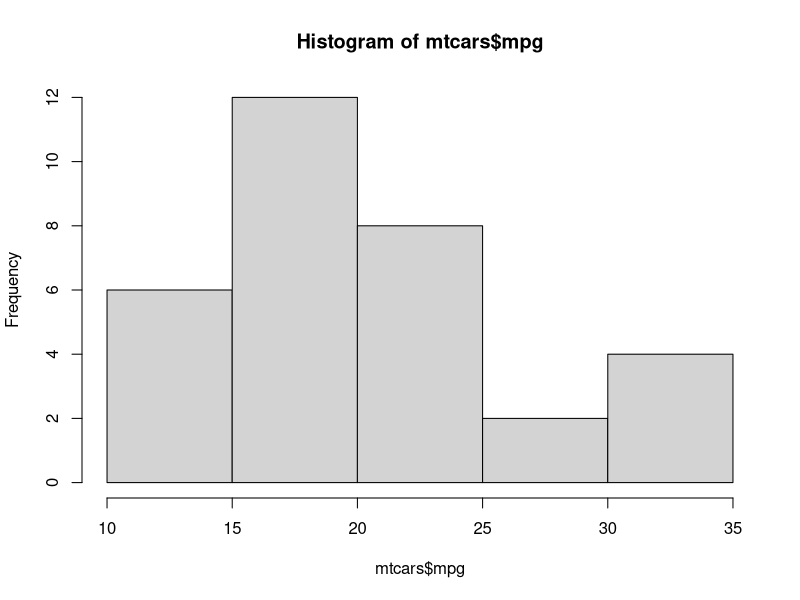
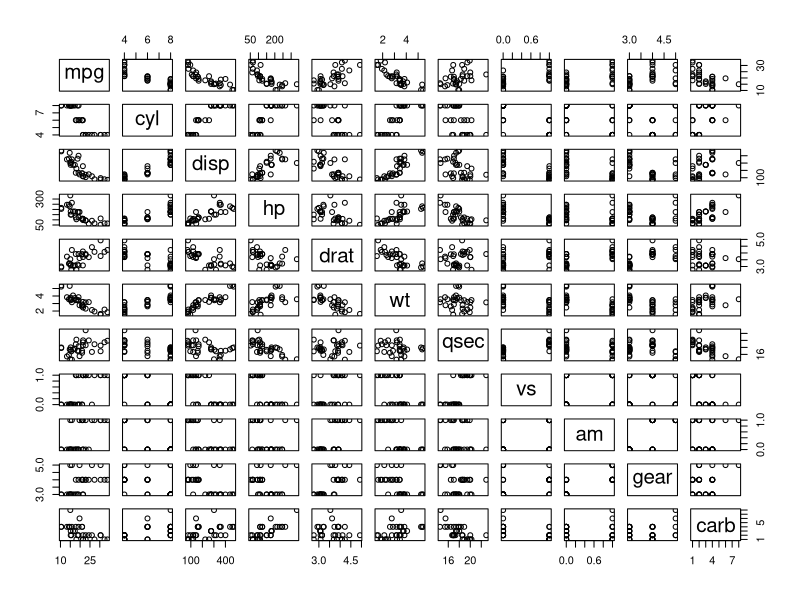
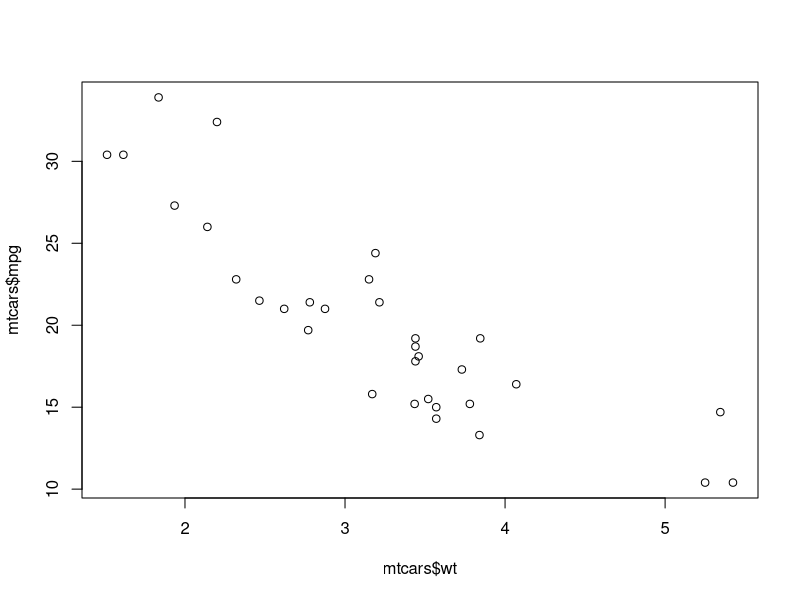
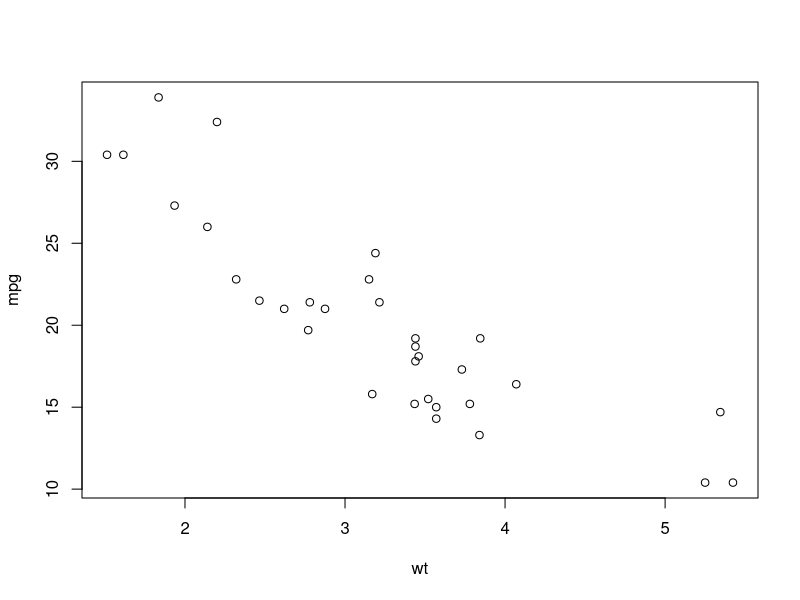
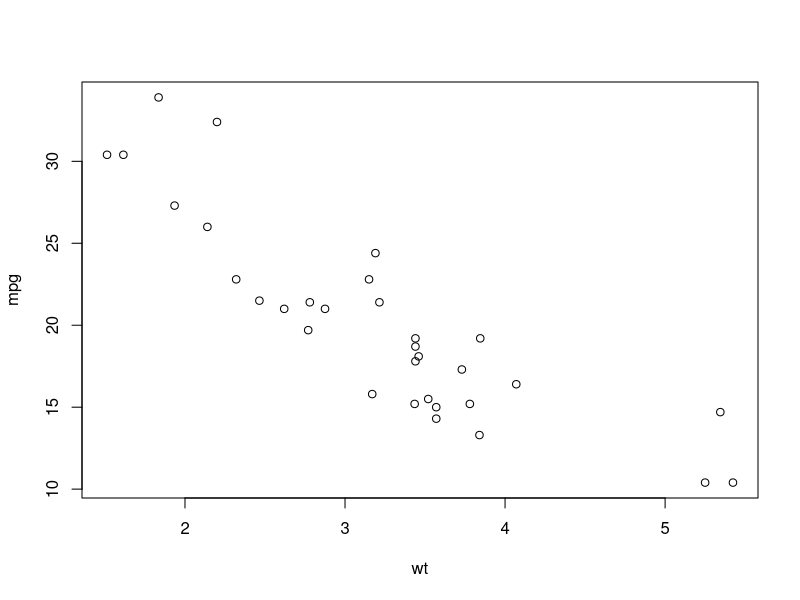
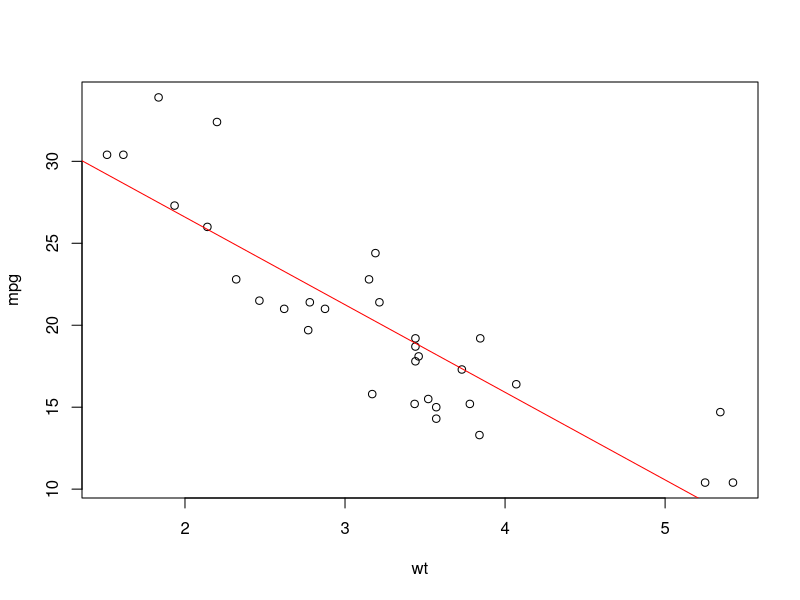

These charts were generated, in order, by the following R code:
## ---- chunk 1
data(mtcars)
head(mtcars)   # this will show you the first 6 rows by default
## ---- chunk 2
head(mtcars,3)  # first three rows
## ---- chunk 3
tail(mtcars,3)  # last three rows
## ---- chunk 4
colnames(mtcars)
## ---- chunk 5
mtcars$wt
## ---- chunk 6
mtcars[,1]  # gets the first column
## ---- chunk 7
mtcars$mpg
## ---- chunk 8
mtcars[1:5,5] # get the data from the fifth column for the first five rows
## ---- chunk 9
mtcars[c(3,5,7,9),c('mpg','wt')]
## ---- chunk 10
summary(mtcars$mpg)
## ---- chunk 11
summary(mtcars$gear)
## ---- chunk 12
summary(mtcars)
## ---- chunk 13
hist(mtcars$mpg)
## ---- chunk 14
plot(mtcars)
## ---- chunk 15
plot(mtcars$wt, mtcars$mpg)
## ---- chunk 16
with(mtcars, plot(wt, mpg))
## ---- chunk 17
plot(mpg ~ wt, mtcars)
## ---- chunk 18
cor(mtcars$wt, mtcars$mpg)
## ---- chunk 19
with(mtcars, cor(wt, mpg))
## ---- chunk 20
cor(mtcars[,1:4])
## ---- chunk 21
cor(mtcars[,c('wt','mpg','cyl','disp')])
## ---- chunk 22
cor(mtcars)
## ---- chunk 23
md <- lm(mpg ~ wt, mtcars)

summary(md)
## ---- chunk 24
md2 <- lm(mpg ~ wt + cyl, mtcars)

summary(md2)
## ---- chunk 25
md3 <- lm(mpg ~ wt * cyl, mtcars)

summary(md3)
## ---- chunk 26

anova(md,md2,md3)

## ---- chunk 27

plot(mpg ~ wt, mtcars)
abline(md, col='red')

## ---- chunk 28

aggregate(wt ~ cyl, mtcars, mean)    # formula, data_frame, summary function

## ---- chunk 29

aggregate(mpg ~ cyl, mtcars, sd)

## ---- chunk 30

aggregate(mpg ~ cyl + gear, mtcars, mean)

## ---- chunk 31

aggregate(cbind(mpg, wt, disp) ~ cyl + gear, mtcars, mean)

